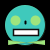
Frame 1 (no input)
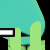
Frame 60 (the mouse pressed at the canvas centre just before this capture)
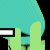
Frame 120 (the mouse held since frame 60 and released just before this capture)

The Processing sketch that drew these frames (run headless with seeded random() and noise(); from frame 60 on, the mouse is pressed at the canvas centre):

// Processing sketch: gabrielas02t00
// ── gabrielas02t00.pde
// Universidad del Desarrollo - Facultad de Diseño - Diseño Digital - 6to Semestre
// Expresión Digital II - 2017
//gabrielas02t00

/* Aquí se verá como mediante las figuras básicas se logra formar una simple cara con una corbata en forma de reloj de arena.
Esto se logrará mediante líneas, puntos, rectángulo, círculo y quad.*/

int x, y, z, x1, y1, z1, x2, y2, z2;
float b;
color turqueza, verde, blanco, negro;

void setup() {
size(50, 50);                                   // Tamaño del canvas es de 50px por 50px
background(negro);                              // El color de fondo es blanco
x = 25;
y = 13;
z = 45;
x1 = 40;
y1 = 5;
z1 = 35;
x2 = 8;
y2 = 23;
z2 = 29;
b = 1.5;
turqueza =(#3FC9BC);
verde =(#9FE57D);
blanco =(255);
negro =(0);


}
void draw() {
stroke(verde);                                   // El color del stroke será verde
strokeWeight(0);                                 // El grosor definido para ellipse es de 13px
fill(turqueza);                                  // El relleno de la elipse será turqueza
ellipse(x, x, x1, x1);                           // Dibujamos un ellipse / círculo

noFill();
strokeWeight(y1 + y1);                            // El grosor para los puntos
point(y1 + y1 + y1, x1 / 2);                     // Dibujamos un punto 
point(z1, x1 / 2);                               // Dibujando otro punto 

strokeWeight(y1 / 2);
stroke(negro);                                     // El grosor de la línea
line(x, 14 * b, x, y2);                         // Dibujamos una línea

strokeWeight(b);
stroke(y1 + y1 + y1);                          // El grosor definido para el rectángulo es de 15px
fill(blanco);                                  // El relleno del rectángulo será turqueza
rect(y, z2, x, 4*b);                           // Dibujamos un rectángulo

strokeWeight(0);
fill(verde);                                  // El relleno del quad será verde
quad(x2, x1, z, z, z, x1, x2, z);             // Dibujamos un quad con forma de reloj de arena

//modificaciones

x1 += 1;
x -= 1;
}
